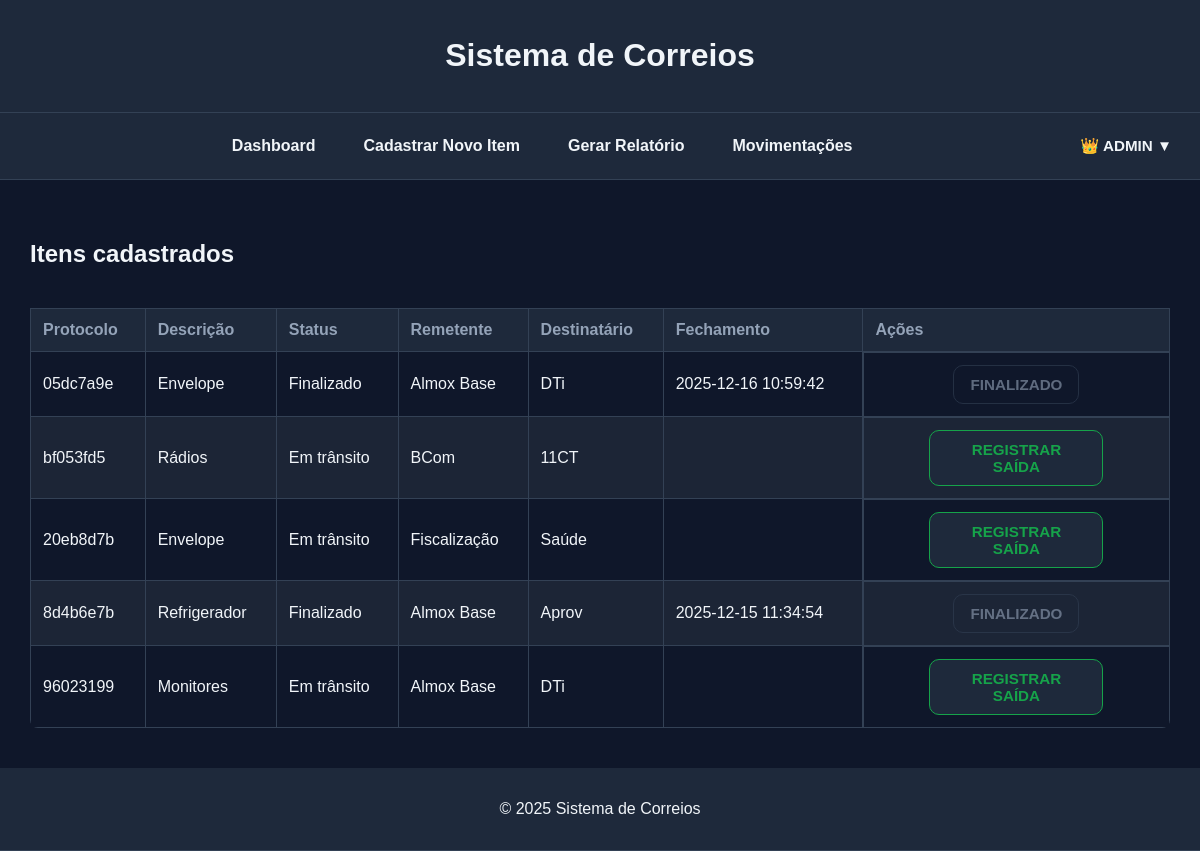
Page / (signed in) on the earlier database version.
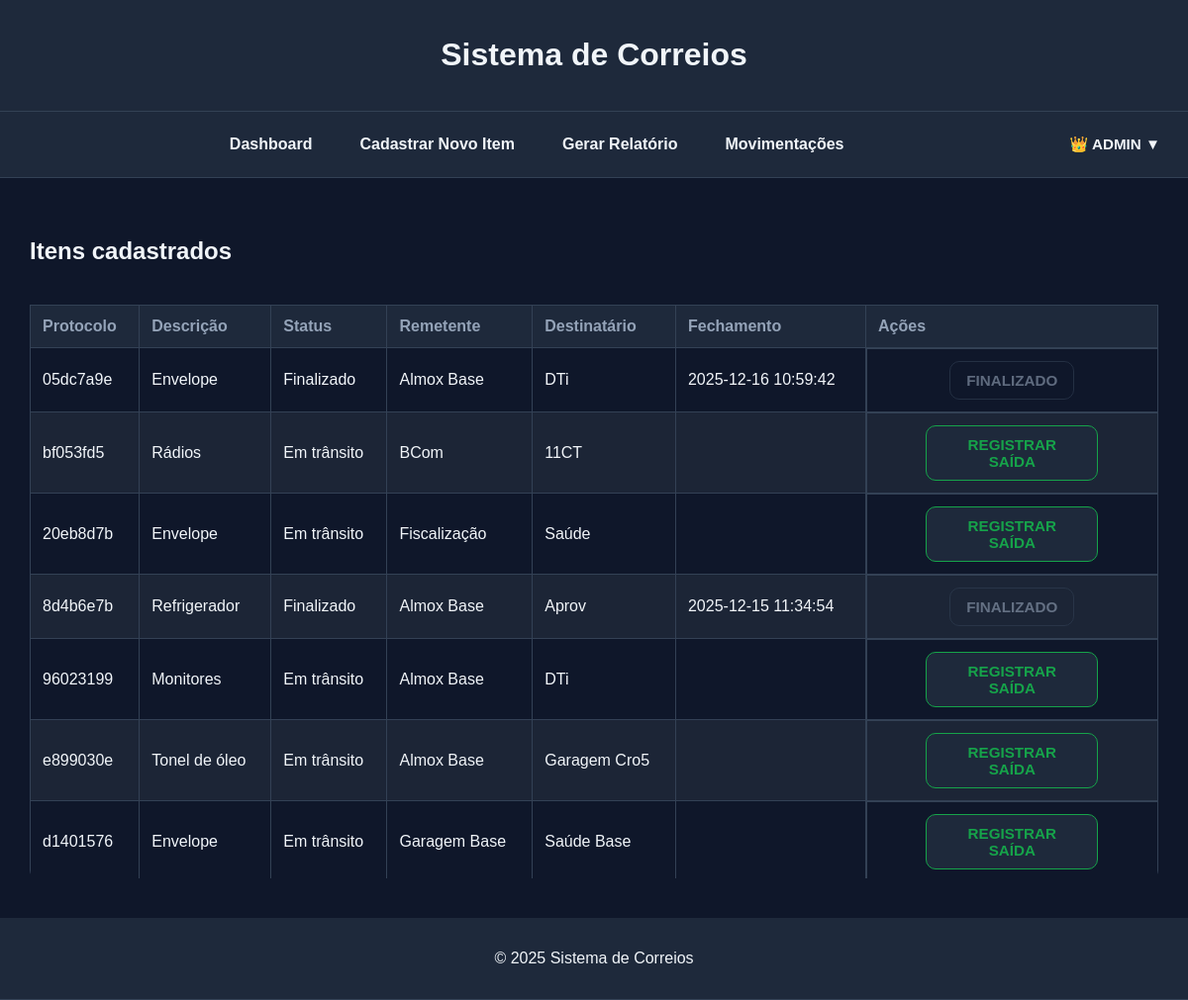
Same page on the later database version.
### app.py (models this page shows)
class Item(db.Model):
    id = db.Column(db.Integer, primary_key=True)
    protocol = db.Column(db.String(20), unique=True, nullable=False)
    sender = db.Column(db.String(100))
    recipient = db.Column(db.String(100))
    description = db.Column(db.String(200))
    status = db.Column(db.String(50))
    closed = db.Column(db.DateTime, nullable=True)

### app.py (the view)
@app.route("/")
@login_required
def index():
    items = Item.query.all()
    return render_template("dashboard.html", items=items)

### app.py (called while the page is built)
@login_manager.user_loader
def load_user(user_id):
    return User.query.get(int(user_id))

### templates/dashboard.html
{% extends "base.html" %}
{% block content %}
<section class="panel-card">
  <h2>Itens cadastrados</h2>
    <div class="table-container">
    <table>
      <thead>
        <tr>
          <th>Protocolo</th>
          <th>Descrição</th>
          <th>Status</th>
          <th>Remetente</th>
          <th>Destinatário</th>
          <th>Fechamento</th>
          <th>Ações</th>
        </tr>
      </thead>
      <tbody>
        {% for item in items %}
        <tr>
          <td class="nowrap">{{ item.protocol }}</td>
          <td>{{ item.description }}</td>
          <td class="nowrap">{{ item.status }}</td>
          <td>{{ item.sender }}</td>
          <td>{{ item.recipient }}</td>
          <td class="nowrap">
            {% if item.closed %}
              {{ item.closed.strftime("%Y-%m-%d %H:%M:%S") }}
            {% endif %}
          </td>
          <td class="col-actions">
              {% if item.status != "Finalizado" %}
                <a href="{{ url_for('exit_item', protocol=item.protocol) }}" class="btn-out">Registrar Saída</a>
              {% else %}
                <a class="btn-secondary" aria-disabled="true">Finalizado</a>
              {% endif %}
            </td>
        </tr>
        {% endfor %}
      </tbody>
    </table>
  </div>
</section>
{% endblock %}

Differences in the rows shown:
added Item: protocol "e899030e", description "Tonel de óleo", status "Em trânsito", sender "Almox Base", recipient "Garagem Cro5"
added Item: protocol "d1401576", description "Envelope", status "Em trânsito", sender "Garagem Base", recipient "Saúde Base"
